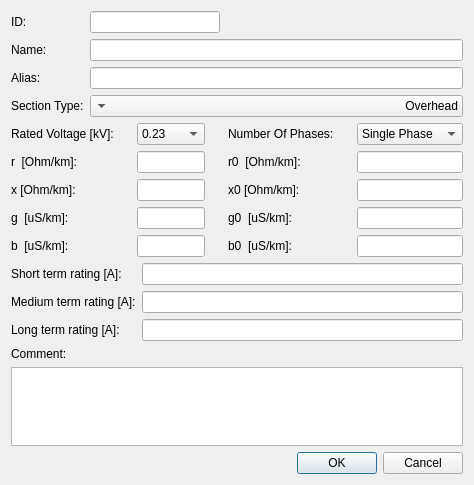
<?xml version="1.0" encoding="UTF-8"?>
<ui version="4.0">
 <class>Conductor</class>
 <widget class="QDialog" name="Conductor">
  <property name="geometry">
   <rect>
    <x>0</x>
    <y>0</y>
    <width>426</width>
    <height>485</height>
   </rect>
  </property>
  <property name="windowTitle">
   <string>Dialog</string>
  </property>
  <layout class="QVBoxLayout" name="verticalLayout">
   <item>
    <layout class="QFormLayout" name="formLayout_3">
     <property name="fieldGrowthPolicy">
      <enum>QFormLayout::AllNonFixedFieldsGrow</enum>
     </property>
     <item row="0" column="0">
      <widget class="QLabel" name="label_5">
       <property name="text">
        <string>ID:</string>
       </property>
      </widget>
     </item>
     <item row="0" column="1">
      <widget class="QLineEdit" name="conductorID_lineEdit_2">
       <property name="sizePolicy">
        <sizepolicy hsizetype="Fixed" vsizetype="Fixed">
         <horstretch>0</horstretch>
         <verstretch>0</verstretch>
        </sizepolicy>
       </property>
       <property name="maximumSize">
        <size>
         <width>130</width>
         <height>16777215</height>
        </size>
       </property>
       <property name="layoutDirection">
        <enum>Qt::LeftToRight</enum>
       </property>
       <property name="inputMethodHints">
        <set>Qt::ImhNone</set>
       </property>
       <property name="inputMask">
        <string/>
       </property>
       <property name="frame">
        <bool>true</bool>
       </property>
       <property name="echoMode">
        <enum>QLineEdit::Normal</enum>
       </property>
       <property name="dragEnabled">
        <bool>false</bool>
       </property>
       <property name="readOnly">
        <bool>false</bool>
       </property>
       <property name="clearButtonEnabled">
        <bool>false</bool>
       </property>
      </widget>
     </item>
     <item row="1" column="0">
      <widget class="QLabel" name="label_6">
       <property name="text">
        <string>Name:</string>
       </property>
      </widget>
     </item>
     <item row="1" column="1">
      <widget class="QLineEdit" name="lineEdit_3"/>
     </item>
     <item row="2" column="0">
      <widget class="QLabel" name="label_21">
       <property name="text">
        <string>Alias:</string>
       </property>
      </widget>
     </item>
     <item row="2" column="1">
      <widget class="QLineEdit" name="lineEdit_4"/>
     </item>
     <item row="3" column="0">
      <widget class="QLabel" name="label_22">
       <property name="text">
        <string>Section Type:</string>
       </property>
      </widget>
     </item>
     <item row="3" column="1">
      <widget class="QComboBox" name="conductorSectionTypecomboBox_2">
       <property name="acceptDrops">
        <bool>false</bool>
       </property>
       <property name="layoutDirection">
        <enum>Qt::RightToLeft</enum>
       </property>
       <property name="autoFillBackground">
        <bool>true</bool>
       </property>
       <item>
        <property name="text">
         <string>Overhead</string>
        </property>
       </item>
       <item>
        <property name="text">
         <string>Cable</string>
        </property>
       </item>
      </widget>
     </item>
    </layout>
   </item>
   <item>
    <layout class="QGridLayout" name="gridLayout_2">
     <property name="horizontalSpacing">
      <number>23</number>
     </property>
     <item row="0" column="2">
      <widget class="QLabel" name="label_19">
       <property name="text">
        <string>Number Of Phases:</string>
       </property>
      </widget>
     </item>
     <item row="2" column="1">
      <widget class="QLineEdit" name="conductor_R_lineEdit">
       <property name="layoutDirection">
        <enum>Qt::RightToLeft</enum>
       </property>
       <property name="text">
        <string/>
       </property>
      </widget>
     </item>
     <item row="0" column="0">
      <widget class="QLabel" name="label_18">
       <property name="text">
        <string>Rated Voltage [kV]:</string>
       </property>
      </widget>
     </item>
     <item row="8" column="0">
      <widget class="QLabel" name="label_9">
       <property name="text">
        <string>g  [uS/km]:</string>
       </property>
      </widget>
     </item>
     <item row="8" column="1">
      <widget class="QLineEdit" name="conductor_G_lineEdit">
       <property name="layoutDirection">
        <enum>Qt::RightToLeft</enum>
       </property>
      </widget>
     </item>
     <item row="11" column="1">
      <widget class="QLineEdit" name="conductor_B_lineEdit">
       <property name="layoutDirection">
        <enum>Qt::RightToLeft</enum>
       </property>
      </widget>
     </item>
     <item row="8" column="3">
      <widget class="QLineEdit" name="conductorG0_lineEdit">
       <property name="layoutDirection">
        <enum>Qt::RightToLeft</enum>
       </property>
      </widget>
     </item>
     <item row="11" column="3">
      <widget class="QLineEdit" name="conductor_B0_lineEdit">
       <property name="layoutDirection">
        <enum>Qt::RightToLeft</enum>
       </property>
      </widget>
     </item>
     <item row="11" column="2">
      <widget class="QLabel" name="label_13">
       <property name="text">
        <string>b0  [uS/km]:</string>
       </property>
      </widget>
     </item>
     <item row="5" column="2">
      <widget class="QLabel" name="label_14">
       <property name="text">
        <string>x0 [Ohm/km]:</string>
       </property>
      </widget>
     </item>
     <item row="5" column="3">
      <widget class="QLineEdit" name="conductor_X0_lineEdit">
       <property name="layoutDirection">
        <enum>Qt::RightToLeft</enum>
       </property>
      </widget>
     </item>
     <item row="11" column="0">
      <widget class="QLabel" name="label_10">
       <property name="text">
        <string>b  [uS/km]:</string>
       </property>
      </widget>
     </item>
     <item row="2" column="2">
      <widget class="QLabel" name="label_12">
       <property name="text">
        <string>r0  [Ohm/km]:</string>
       </property>
      </widget>
     </item>
     <item row="0" column="3">
      <widget class="QComboBox" name="conductorNumberOfPhasescomboBox">
       <property name="duplicatesEnabled">
        <bool>false</bool>
       </property>
       <property name="frame">
        <bool>true</bool>
       </property>
       <item>
        <property name="text">
         <string>Single Phase</string>
        </property>
       </item>
       <item>
        <property name="text">
         <string>Two Phases</string>
        </property>
       </item>
       <item>
        <property name="text">
         <string>Three Phases</string>
        </property>
       </item>
      </widget>
     </item>
     <item row="8" column="2">
      <widget class="QLabel" name="label_11">
       <property name="layoutDirection">
        <enum>Qt::LeftToRight</enum>
       </property>
       <property name="autoFillBackground">
        <bool>false</bool>
       </property>
       <property name="text">
        <string>g0  [uS/km]:</string>
       </property>
      </widget>
     </item>
     <item row="2" column="3">
      <widget class="QLineEdit" name="conductor_R0_lineEdit">
       <property name="layoutDirection">
        <enum>Qt::RightToLeft</enum>
       </property>
      </widget>
     </item>
     <item row="5" column="1">
      <widget class="QLineEdit" name="conductor_X_lineEdit">
       <property name="layoutDirection">
        <enum>Qt::RightToLeft</enum>
       </property>
      </widget>
     </item>
     <item row="2" column="0">
      <widget class="QLabel" name="label_7">
       <property name="text">
        <string>r  [Ohm/km]:</string>
       </property>
      </widget>
     </item>
     <item row="0" column="1">
      <widget class="QComboBox" name="conductorRatedVoltage_comboBox">
       <property name="editable">
        <bool>false</bool>
       </property>
       <property name="currentText">
        <string>0.23</string>
       </property>
       <item>
        <property name="text">
         <string>0.23</string>
        </property>
       </item>
       <item>
        <property name="text">
         <string>0.40</string>
        </property>
       </item>
       <item>
        <property name="text">
         <string>0.42</string>
        </property>
       </item>
       <item>
        <property name="text">
         <string>0.52</string>
        </property>
       </item>
       <item>
        <property name="text">
         <string>3.00</string>
        </property>
       </item>
       <item>
        <property name="text">
         <string>6.00</string>
        </property>
       </item>
       <item>
        <property name="text">
         <string>6.30</string>
        </property>
       </item>
       <item>
        <property name="text">
         <string>10.00</string>
        </property>
       </item>
       <item>
        <property name="text">
         <string>10.38</string>
        </property>
       </item>
       <item>
        <property name="text">
         <string>10.50</string>
        </property>
       </item>
       <item>
        <property name="text">
         <string>11.00</string>
        </property>
       </item>
       <item>
        <property name="text">
         <string>13.00</string>
        </property>
       </item>
       <item>
        <property name="text">
         <string>20.00</string>
        </property>
       </item>
       <item>
        <property name="text">
         <string>20.50</string>
        </property>
       </item>
       <item>
        <property name="text">
         <string>33.00</string>
        </property>
       </item>
       <item>
        <property name="text">
         <string>35.00</string>
        </property>
       </item>
       <item>
        <property name="text">
         <string>36.75</string>
        </property>
       </item>
       <item>
        <property name="text">
         <string>66.00</string>
        </property>
       </item>
       <item>
        <property name="text">
         <string>110.00</string>
        </property>
       </item>
       <item>
        <property name="text">
         <string>132.00</string>
        </property>
       </item>
       <item>
        <property name="text">
         <string>220.00</string>
        </property>
       </item>
       <item>
        <property name="text">
         <string>400.00</string>
        </property>
       </item>
      </widget>
     </item>
     <item row="5" column="0">
      <widget class="QLabel" name="label_8">
       <property name="text">
        <string>x [Ohm/km]:</string>
       </property>
      </widget>
     </item>
    </layout>
   </item>
   <item>
    <layout class="QFormLayout" name="formLayout_2">
     <item row="0" column="0">
      <widget class="QLabel" name="label_15">
       <property name="text">
        <string>Short term rating [A]:</string>
       </property>
      </widget>
     </item>
     <item row="0" column="1">
      <widget class="QLineEdit" name="conductor_mediumrating_lineEdit"/>
     </item>
     <item row="1" column="0">
      <widget class="QLabel" name="label_16">
       <property name="text">
        <string>Medium term rating [A]:</string>
       </property>
      </widget>
     </item>
     <item row="1" column="1">
      <widget class="QLineEdit" name="conductor_longrating_lineEdit"/>
     </item>
     <item row="2" column="0">
      <widget class="QLabel" name="label_17">
       <property name="text">
        <string>Long term rating [A]:</string>
       </property>
      </widget>
     </item>
     <item row="2" column="1">
      <widget class="QLineEdit" name="conductor_shortrating_lineEdit"/>
     </item>
    </layout>
   </item>
   <item>
    <widget class="QLabel" name="label_20">
     <property name="layoutDirection">
      <enum>Qt::LeftToRight</enum>
     </property>
     <property name="frameShadow">
      <enum>QFrame::Plain</enum>
     </property>
     <property name="lineWidth">
      <number>0</number>
     </property>
     <property name="text">
      <string>Comment:</string>
     </property>
     <property name="textFormat">
      <enum>Qt::RichText</enum>
     </property>
     <property name="scaledContents">
      <bool>false</bool>
     </property>
     <property name="wordWrap">
      <bool>true</bool>
     </property>
     <property name="openExternalLinks">
      <bool>false</bool>
     </property>
    </widget>
   </item>
   <item>
    <widget class="QPlainTextEdit" name="conductor_comment_plainTextEdit">
     <property name="focusPolicy">
      <enum>Qt::StrongFocus</enum>
     </property>
     <property name="acceptDrops">
      <bool>false</bool>
     </property>
     <property name="autoFillBackground">
      <bool>false</bool>
     </property>
     <property name="verticalScrollBarPolicy">
      <enum>Qt::ScrollBarAsNeeded</enum>
     </property>
     <property name="sizeAdjustPolicy">
      <enum>QAbstractScrollArea::AdjustToContentsOnFirstShow</enum>
     </property>
     <property name="tabChangesFocus">
      <bool>false</bool>
     </property>
     <property name="readOnly">
      <bool>false</bool>
     </property>
     <property name="overwriteMode">
      <bool>false</bool>
     </property>
     <property name="backgroundVisible">
      <bool>false</bool>
     </property>
     <property name="centerOnScroll">
      <bool>false</bool>
     </property>
    </widget>
   </item>
   <item>
    <widget class="QDialogButtonBox" name="buttonBox">
     <property name="orientation">
      <enum>Qt::Horizontal</enum>
     </property>
     <property name="standardButtons">
      <set>QDialogButtonBox::Cancel|QDialogButtonBox::Ok</set>
     </property>
     <property name="centerButtons">
      <bool>false</bool>
     </property>
    </widget>
   </item>
  </layout>
 </widget>
 <resources/>
 <connections/>
</ui>
